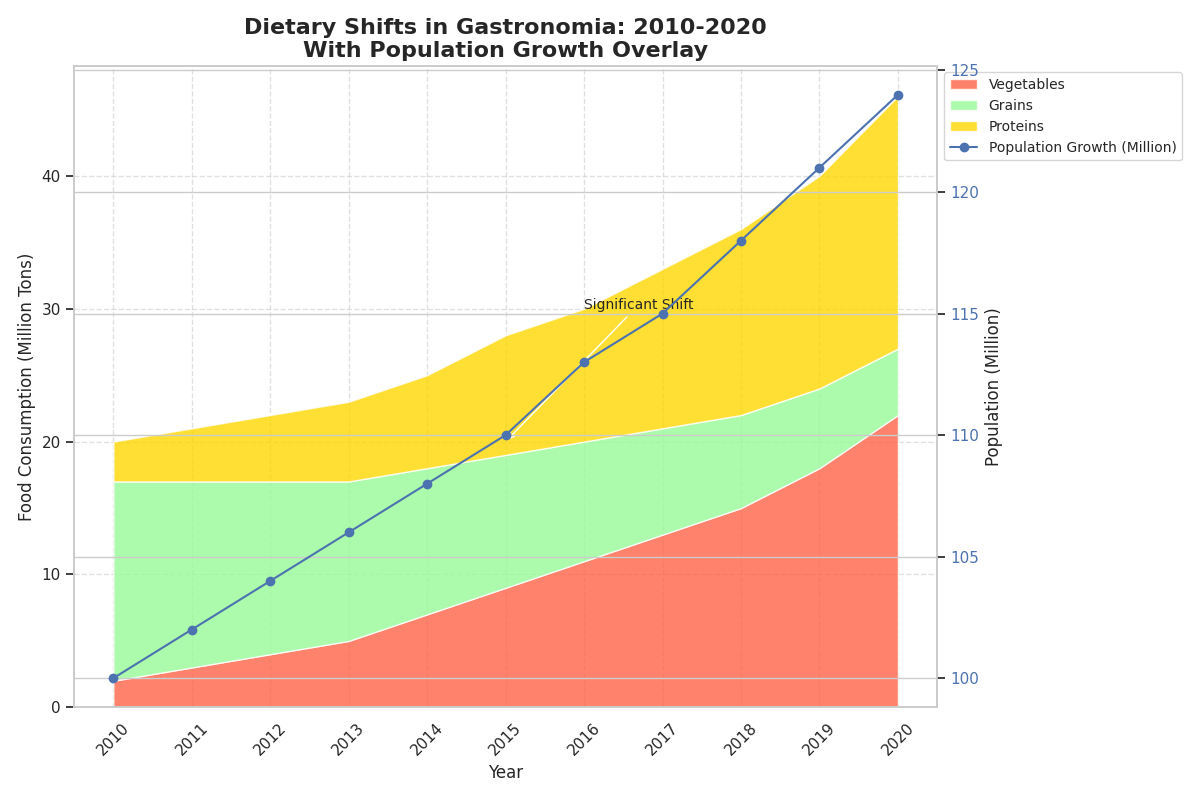

Here is the Python script that generated this plot:
import matplotlib.pyplot as plt
import numpy as np

years = np.arange(2010, 2021)
vegetables = np.array([2, 3, 4, 5, 7, 9, 11, 13, 15, 18, 22])
grains = np.array([15, 14, 13, 12, 11, 10, 9, 8, 7, 6, 5])
proteins = np.array([3, 4, 5, 6, 7, 9, 10, 12, 14, 16, 19])
population_growth = np.array([100, 102, 104, 106, 108, 110, 113, 115, 118, 121, 124])

fig, ax1 = plt.subplots(figsize=(12, 8))

# Manually changed the order of colors for the stack plot
ax1.stackplot(years, vegetables, grains, proteins,
              labels=['Vegetables', 'Grains', 'Proteins'],
              colors=['#FF6347', '#98FB98', '#FFD700'], alpha=0.8)

ax1.set_title('Dietary Shifts in Gastronomia: 2010-2020\nWith Population Growth Overlay', fontsize=16, fontweight='bold')
ax1.set_xlabel('Year', fontsize=12)
ax1.set_ylabel('Food Consumption (Million Tons)', fontsize=12)
ax1.grid(True, linestyle='--', alpha=0.6)
ax1.set_xticks(years)
ax1.set_xticklabels(years, rotation=45)

ax2 = ax1.twinx()
ax2.plot(years, population_growth, color='b', linestyle='-', marker='o', label='Population Growth (Million)')
ax2.set_ylabel('Population (Million)', fontsize=12)
ax2.tick_params(axis='y', labelcolor='b')

lines, labels = ax1.get_legend_handles_labels()
lines2, labels2 = ax2.get_legend_handles_labels()
ax1.legend(lines + lines2, labels + labels2, loc='upper left', fontsize=10, bbox_to_anchor=(1, 1))

ax1.annotate('Significant Shift', xy=(2015, 20), xytext=(2016, 30),
             arrowprops=dict(facecolor='black', arrowstyle='->'), fontsize=10)

plt.tight_layout()
plt.show()
